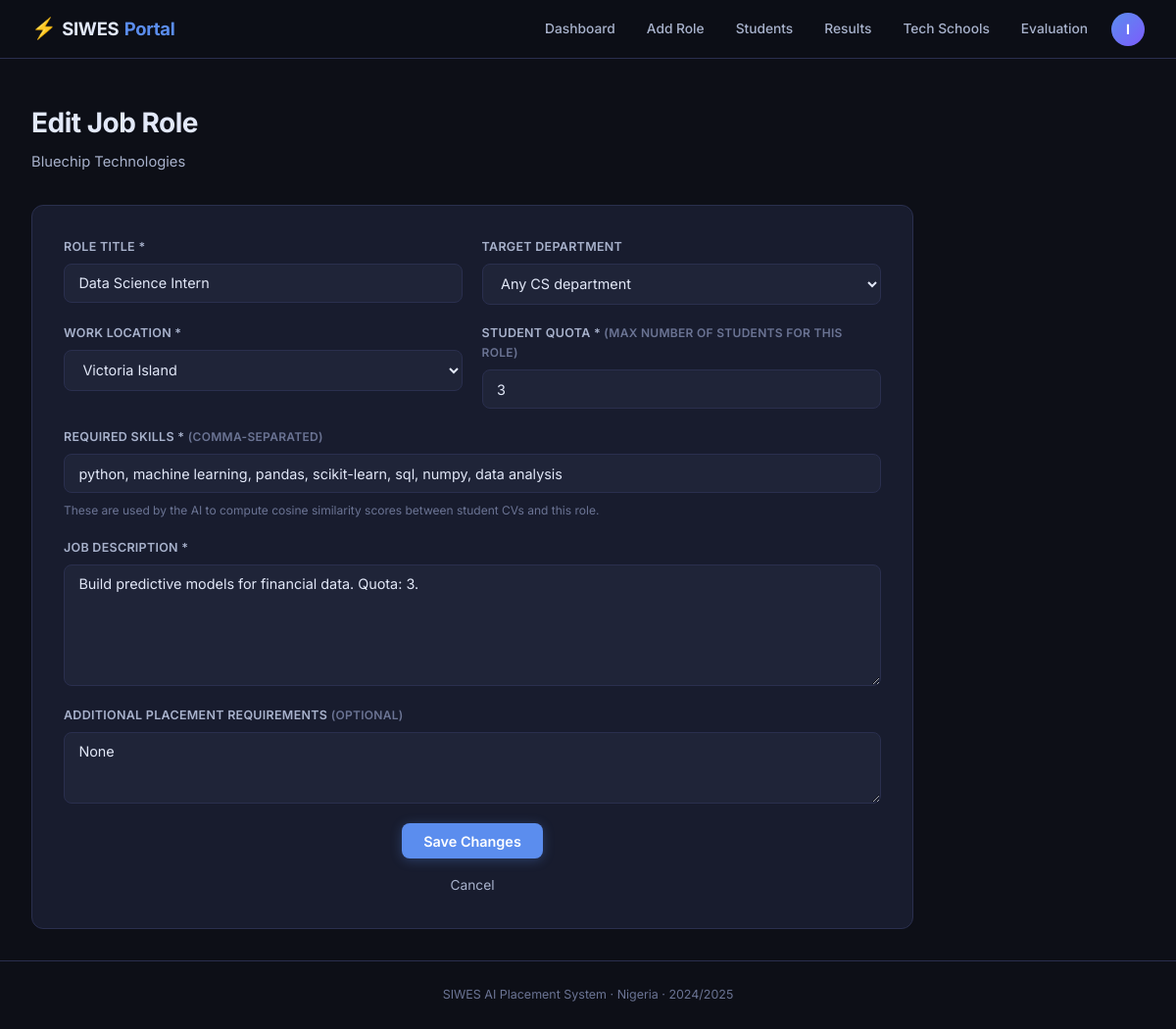
Page /admin/jd/15/edit (signed in) on the committed database.
### models.py (models this page shows, shortened)
class User(UserMixin, Base):
    __tablename__ = "users"
    id            = Column(Integer, primary_key=True)
    email         = Column(String(120), unique=True, nullable=False)
    password_hash = Column(String(256), nullable=False)
    role          = Column(String(20), nullable=False)
    is_active     = Column(Boolean, default=True)
    created_at    = Column(DateTime, default=datetime.utcnow)
    student = relationship("Student", back_populates="user", uselist=False)
    company = relationship("Company",  back_populates="user",  uselist=False)
    school  = relationship("TechSchool", back_populates="user", uselist=False)

class Company(Base):
    __tablename__ = "companies"
    id          = Column(Integer, primary_key=True)
    user_id     = Column(Integer, ForeignKey("users.id"), unique=True, nullable=True)
    name        = Column(String(150), unique=True, nullable=False)
    email       = Column(String(120), unique=True, nullable=False)
    industry    = Column(String(100))
    state       = Column(String(50))
    location    = Column(String(100), nullable=False)
    website     = Column(String(200))
    description = Column(Text)
    verified    = Column(Boolean, default=False)
    created_at  = Column(DateTime, default=datetime.utcnow)
    user             = relationship("User", back_populates="company")
    job_descriptions = relationship("JobDescription", back_populates="company", cascade="all, delete-orphan")

class JobDescription(Base):
    __tablename__ = "job_descriptions"
    id                      = Column(Integer, primary_key=True)
    company_id              = Column(Integer, ForeignKey("companies.id"), nullable=False)
    title                   = Column(String(150), nullable=False)
    raw_text                = Column(Text, nullable=False)
    required_skills         = Column(Text)
    target_department       = Column(String(100))
    location                = Column(String(100))
    quota                   = Column(Integer, default=1)
    remaining_quota         = Column(Integer, nullable=True)  # decrements as students are placed
    additional_requirements = Column(Text)
    requirement_vector      = Column(LargeBinary)
    created_at              = Column(DateTime, default=datetime.utcnow)
    company           = relationship("Company", back_populates="job_descriptions")
    similarity_scores = relationship("SimilarityScore", back_populates="job_description")
    placements        = relationship("Placement", back_populates="job_description")
    def get_required_skills(self): return json.loads(self.required_skills) if self.required_skills else []

### blueprints/admin.py (the view, shortened to what this page needs)
@admin_bp.route("/jd/<int:jd_id>/edit", methods=["GET","POST"])
@login_required
def edit_jd(jd_id):
    redir = _require_admin()
    if redir: return redir
    db = SessionLocal()
    try:
        company = _get_company(db)
        jd = db.query(JobDescription).filter_by(id=jd_id, company_id=company.id).first()
        if not jd:
            flash("Job description not found.", "danger")
            return redirect(url_for("admin.dashboard"))
        return render_template("admin/jd_form.html", company=company, jd=jd,
                               skills_csv=", ".join(jd.get_required_skills()),
                               states=list(STATES_LOCATIONS.keys()),
                               states_locations=STATES_LOCATIONS)
    finally:
        db.close()

### blueprints/admin.py (called while the page is built)
def _get_company(db):
    return db.query(Company).filter_by(user_id=current_user.id).first()

def _require_admin():
    if current_user.role != "admin":
        return redirect(url_for("student.dashboard"))
    return None

### templates/admin/jd_form.html (shortened to what this page needs)
{% extends "base.html" %}
{% block content %}
<div class="page-header">
  <h1>{{ "Edit Job Role" if jd else "Add New Job Role" }}</h1>
  <p>{{ company.name }}</p>
</div>
<div class="form-card wide">
  <form method="POST" class="grid-form">
    <div class="field">
      <label>Role title *</label>
      <input type="text" name="title" value="{{ jd.title if jd else '' }}"
             placeholder="e.g. Backend Engineering Intern" required/>
    </div>
    <div class="field">
      <label>Target department</label>
      <select name="target_department">
        <option value="">Any CS department</option>
      </select>
    </div>
    <div class="field">
      <label>Work location *</label>
      <select name="location" required>
        {% for loc in ["Victoria Island","Lekki","Yaba","Ikeja","Ikoyi","Apapa","Surulere","Lagos Island","Any Lagos"] %}
          <option value="{{ loc }}"
            >{{ loc }}</option>
        {% endfor %}
      </select>
    </div>
    <div class="field">
      <label>Student quota *<span class="hint"> (max number of students for this role)</span></label>
      <input type="number" name="quota" value="{{ jd.quota if jd else 1 }}" min="1" max="20" required/>
    </div>
    <div class="field full-width">
      <label>Required skills * <span class="hint">(comma-separated)</span></label>
      <input type="text" name="required_skills"
             value="{{ skills_csv if skills_csv is defined else '' }}"
             placeholder="e.g. python, django, postgresql, rest api, git, docker" required/>
      <p class="field-note">These are used by the AI to compute cosine similarity scores between student CVs and this role.</p>
    </div>
    <div class="field full-width">
      <label>Job description *</label>
      <textarea name="raw_text" rows="6" required
                placeholder="Describe the role, responsibilities, what the intern will work on, your tech stack, and any other details...">{{ jd.raw_text if jd else '' }}</textarea>
    </div>
    <div class="field full-width">
      <label>Additional placement requirements <span class="hint">(optional)</span></label>
      <textarea name="additional_requirements" rows="3"
                placeholder="e.g. Must have own laptop · Must be available 5 days/week · CGPA minimum 3.0">{{ jd.additional_requirements if jd else '' }}</textarea>
    </div>
    <div class="field full-width actions">
      <button type="submit" class="btn-primary">{{ "Save Changes" if jd else "Add Job Role" }}</button>
      <a href="{{ url_for('admin.dashboard') }}" class="btn-ghost">Cancel</a>
    </div>
  </form>
</div>
{% endblock %}

### templates/base.html (shortened to what this page needs)
<!DOCTYPE html>
<html lang="en" x-data="{ mobileOpen: false }">
<head>
  <link rel="stylesheet" href="{{ url_for('static', filename='css/style.css') }}"/>
</head>
<body>
<nav class="navbar">
  <a class="brand" href="/">
    <span class="brand-icon">⚡</span>SIWES<span class="brand-accent">Portal</span>
  </a>
  <div class="nav-links desktop-nav">
    {% if current_user.is_authenticated %}
      {% if current_user.role == "student" %}
        <a href="{{ url_for('student.dashboard') }}" class="nav-link">Dashboard</a>
        <a href="{{ url_for('student.upload_cv') }}"  class="nav-link">My CV</a>
        <a href="{{ url_for('student.profile') }}"    class="nav-link">Profile</a>
        <a href="{{ url_for('student.result') }}"     class="nav-link">My Result</a>
        <a href="{{ url_for('schools.listing') }}"    class="nav-link">Tech Schools</a>
        <a href="{{ url_for('placement.evaluation') }}" class="nav-link">Metrics</a>
      {% else %}
        <a href="{{ url_for('admin.dashboard') }}"    class="nav-link">Dashboard</a>
        <a href="{{ url_for('admin.add_jd') }}"       class="nav-link">Add Role</a>
        <a href="{{ url_for('admin.all_students') }}" class="nav-link">Students</a>
        <a href="{{ url_for('placement.results') }}"  class="nav-link">Results</a>
        <a href="{{ url_for('schools.listing') }}"    class="nav-link">Tech Schools</a>
        <a href="{{ url_for('placement.evaluation') }}" class="nav-link">Evaluation</a>
      {% endif %}
      <div class="nav-user" x-data="{ open: false }" @click.outside="open = false">
        <button class="nav-avatar" @click="open = !open" aria-label="Account menu">
          {{ current_user.email[0].upper() }}
        </button>
      </div>
    {% else %}
      <a href="{{ url_for('auth.login') }}" class="nav-link">Log in</a>
      <a href="{{ url_for('auth.register_student') }}" class="btn-nav">Join as Student</a>
    {% endif %}
  </div>
</nav>
<div class="flash-container" x-data>
</div>
<main class="main">
  {% block content %}{% endblock %}
</main>
<footer class="footer">
  <p>SIWES AI Placement System · Nigeria · 2024/2025</p>
</footer>
</body>
</html>

### static/css/style.css (style rules this page uses)
:root { --bg:#0d0f17;--bg2:#11141f;--surface:#181c2e;--surface2:#1f2438;--surface3:#252a42; --border:#2a2f4e;--border2:#353a5c;--accent:#5b8dee;--accent-dim:rgba(91,141,238,.12); --accent2:#7c5cfc;--green:#22c55e;--green-dim:rgba(34,197,94,.12);--red:#ef4444; --red-dim:rgba(239,68,68,.12);--amber:#f59e0b;--amber-dim:rgba(245,158,11,.12); --text:#e2e8f8;--text2:#a8b2cc;--muted:#6b7494;--radius:12px;--radius-sm:8px; --radius-lg:16px;--shadow:0 8px 32px rgba(0,0,0,.45);--nav-h:60px;--font:'Inter',sans-serif; }
*,*::before,*::after { box-sizing:border-box;margin:0;padding:0 }
html { scroll-behavior:smooth }
body { font-family:var(--font);background:var(--bg);color:var(--text);min-height:100vh; display:flex;flex-direction:column;font-size:14px;line-height:1.65;-webkit-font-smoothing:antialiased }
a { color:inherit;text-decoration:none }
button { font-family:var(--font);cursor:pointer }
input,select,textarea { font-family:var(--font) }
.navbar { position:sticky;top:0;z-index:200;height:var(--nav-h);display:flex; align-items:center;justify-content:space-between;padding:0 2rem; background:rgba(13,15,23,.9);backdrop-filter:blur(16px);border-bottom:1px solid var(--border) }
.brand { font-size:1.15rem;font-weight:700;display:flex;align-items:center;gap:.35rem;letter-spacing:-.3px }
.brand-icon { font-size:1.3rem }
.brand-accent { color:var(--accent) }
.desktop-nav { display:flex;align-items:center;gap:1rem }
.nav-link { color:var(--text2);font-size:.86rem;font-weight:500;padding:.35rem .5rem; border-radius:6px;transition:color .18s,background .18s }
.nav-avatar { width:34px;height:34px;border-radius:50%; background:linear-gradient(135deg,var(--accent),var(--accent2)); border:none;color:#fff;font-weight:700;font-size:.88rem;cursor:pointer;transition:opacity .2s }
.nav-user { position:relative }
.flash-container { padding:.6rem 2rem 0;display:flex;flex-direction:column;gap:.4rem }
.main { flex:1;padding:2rem;max-width:1280px;margin:0 auto;width:100% }
.footer { text-align:center;padding:1.5rem;color:var(--muted);font-size:.78rem; border-top:1px solid var(--border);margin-top:auto }
.page-header { margin-bottom:2rem }
.page-header h1 { font-size:1.75rem;font-weight:700;letter-spacing:-.5px }
.page-header p { color:var(--text2);margin-top:.3rem;font-size:.92rem }
.field { display:flex;flex-direction:column;gap:.4rem }
.field label { font-size:.78rem;font-weight:600;color:var(--text2);letter-spacing:.3px;text-transform:uppercase }
.field input,.field select,.field textarea { background:var(--surface2);border:1.5px solid var(--border); color:var(--text);border-radius:var(--radius-sm);padding:.65rem .9rem;font-size:.9rem; width:100%;transition:border-color .18s,box-shadow .18s }
.field input::placeholder,.field textarea::placeholder { color:var(--muted) }
.field select option { background:var(--surface2) }
.field-note,.hint { color:var(--muted);font-size:.75rem;margin-top:.2rem;line-height:1.4 }
.grid-form { display:grid;grid-template-columns:1fr 1fr;gap:1.2rem }
.full-width { grid-column:1/-1 }
.form-card { background:var(--surface);border:1px solid var(--border);border-radius:var(--radius); padding:2rem;max-width:560px }
.form-card.wide { max-width:900px }
.actions { display:flex;gap:1rem;align-items:center;flex-wrap:wrap }
.btn-primary { background:var(--accent);color:#fff;border:none;padding:.62rem 1.4rem; border-radius:var(--radius-sm);font-size:.9rem;font-weight:600;cursor:pointer; transition:opacity .18s,transform .15s,box-shadow .18s;display:inline-flex; align-items:center;gap:.4rem;box-shadow:0 2px 12px rgba(91,141,238,.3) }
.btn-ghost { color:var(--text2);font-size:.86rem;transition:color .18s; display:inline-flex;align-items:center;gap:.3rem }

### rows in the picture
User: email "I"
Company: name "Bluechip Technologies"
JobDescription: title "Data Science Intern", quota "3", raw_text "Build predictive models for financial data. Quota: 3.", additional_requirements "None"

### other values in the picture
{{ "Edit Job Role" if jd else "Add New Job Role" }} "Edit Job Role"
{{ "Save Changes" if jd else "Add Job Role" }} "Save Changes"
form field location "Victoria Island"
